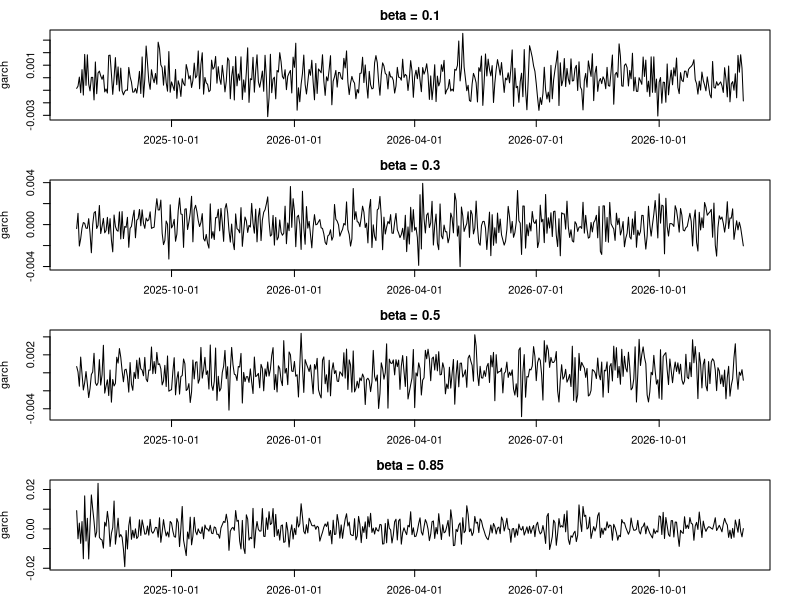
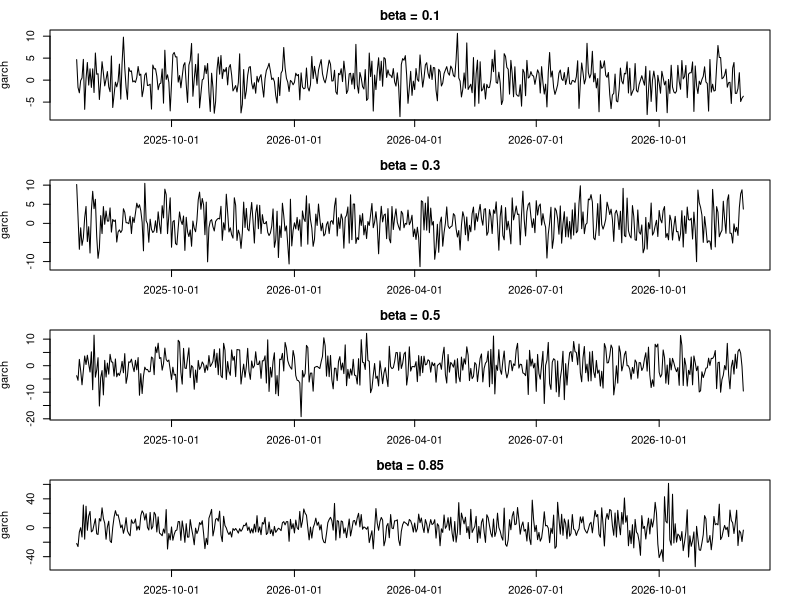
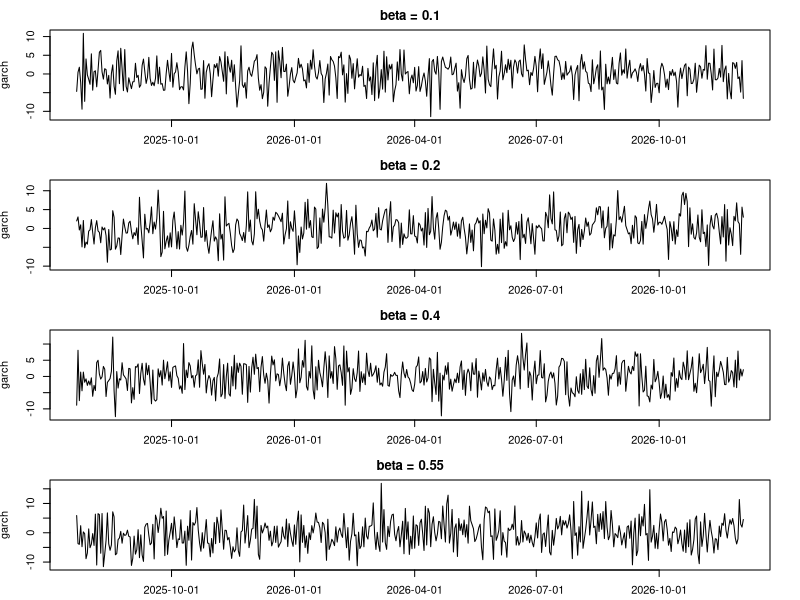
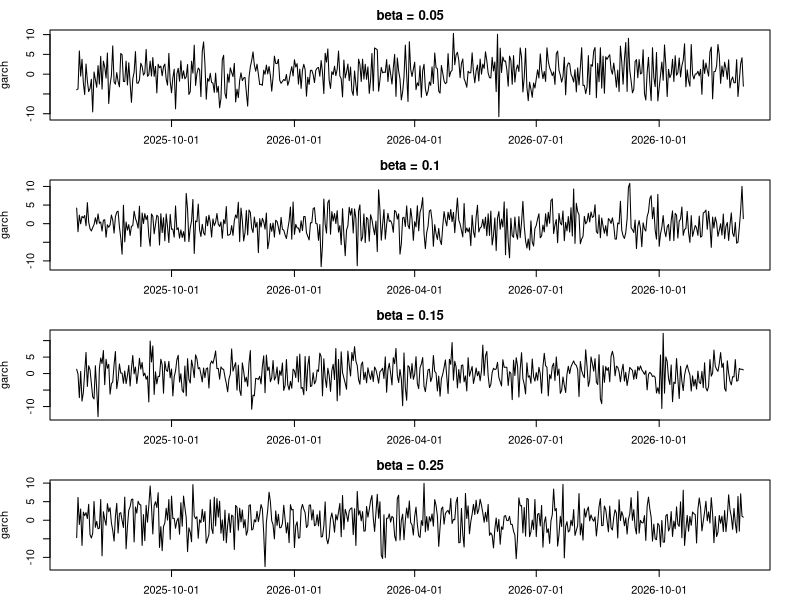
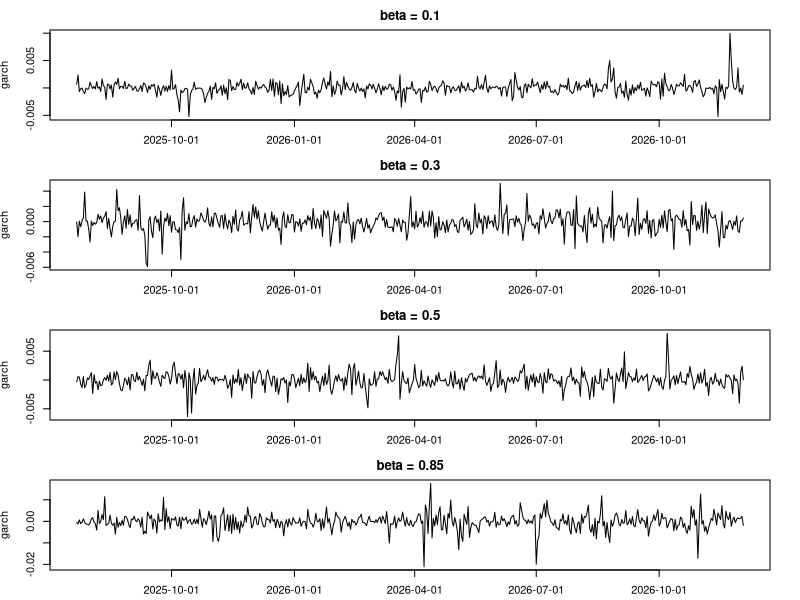
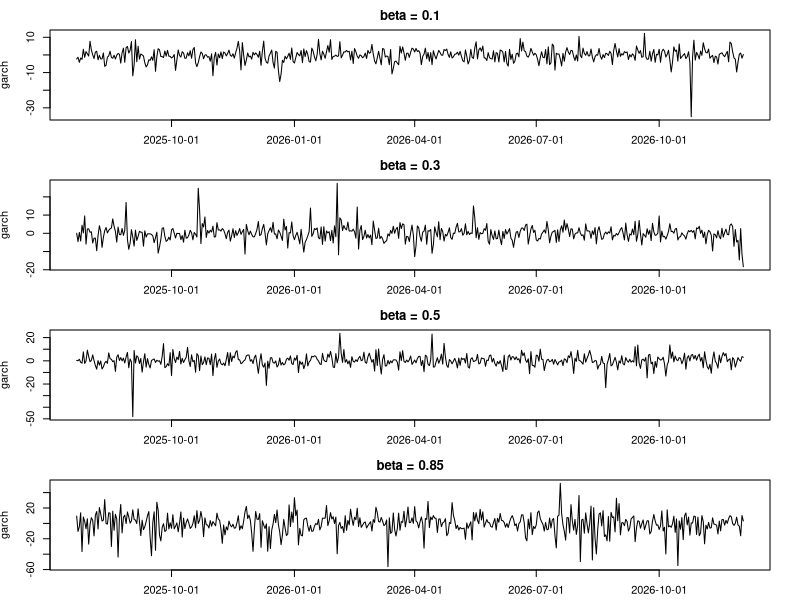
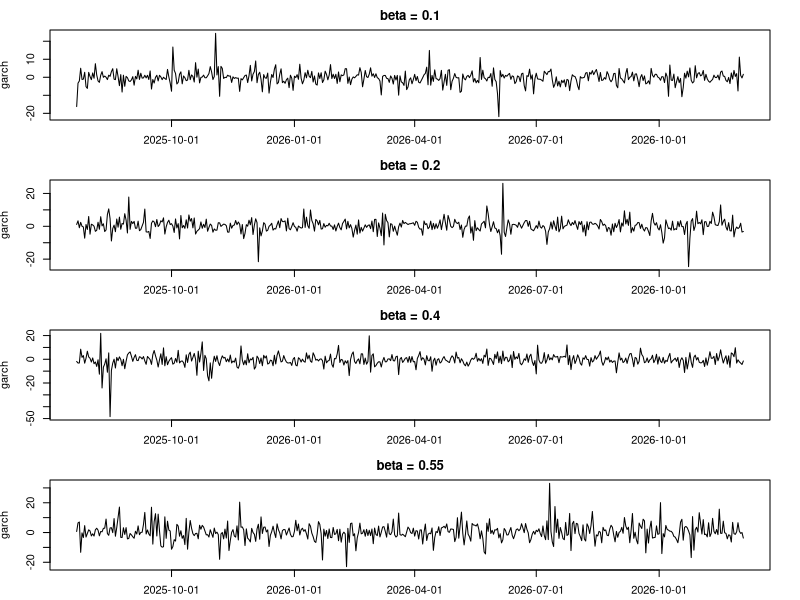
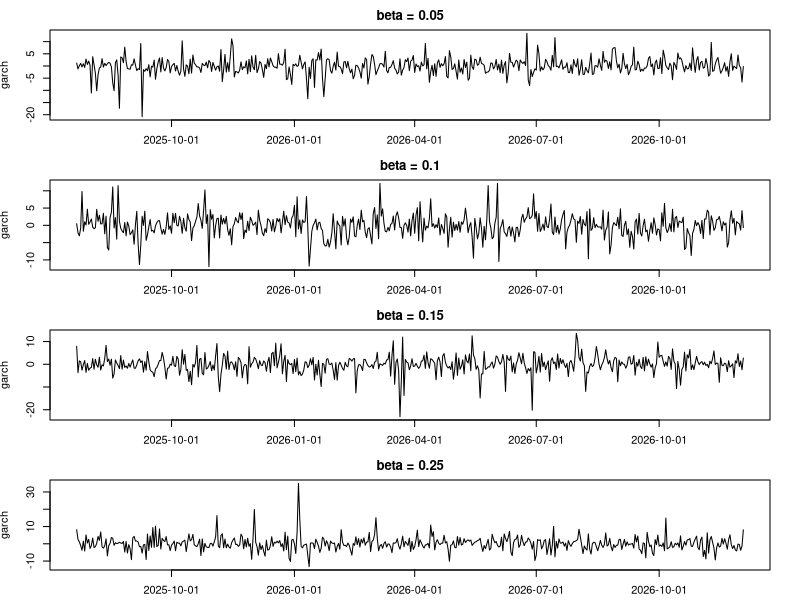

Generate these figures, in order, with R:
## ---- chunk 1
knitr::opts_chunk$set(echo = TRUE, comment = NA)
## ---- chunk 2
library(fGarch)
set.seed(0)
## ---- chunk 3
plot_garch <- function(omega, alpha, beta, cond){
  par(mfrow=c(4, 1), mai=c(0.3,0.5,0.3,0.3))
  for (b in beta){
    g_spec <- garchSpec(model=list(omega=omega, alpha=alpha, beta=b),
                        cond.dist=cond)
    data <- garchSim(spec=g_spec, n=500)
    plot(data, main=paste0("beta = ", b))
  }
}
## ---- chunk 4
# omega = 1e-6, alpha = 0.1
plot_garch(1e-6, 0.1, c(0.1, 0.3, 0.5, 0.85), cond="norm")
# omega = 10, alpha = 0.1
plot_garch(10, 0.1, c(0.1, 0.3, 0.5, 0.85), cond="norm")
# omega = 1e-6, alpha = 0.4
plot_garch(10, 0.1, c(0.1, 0.2, 0.4, 0.55), cond="norm")
# omega = 1e-6, alpha = 0.7
plot_garch(10, 0.1, c(0.05, 0.1, 0.15, 0.25), cond="norm")
# omega = 1e-6, alpha = 0.1
plot_garch(1e-6, 0.1, c(0.1, 0.3, 0.5, 0.85), cond="std")
# omega = 10, alpha = 0.1
plot_garch(10, 0.1, c(0.1, 0.3, 0.5, 0.85), cond="std")
# omega = 1e-6, alpha = 0.4
plot_garch(10, 0.1, c(0.1, 0.2, 0.4, 0.55), cond="std")
# omega = 1e-6, alpha = 0.7
plot_garch(10, 0.1, c(0.05, 0.1, 0.15, 0.25), cond="std")
## ---- chunk 5
ex14_dat <- read.table('ex_ch6_14.txt', header=T)
ex14 <- ex14_dat$value
fit_garch <- garchFit(formula = ~garch(1, 1), data=ex14, trace=F)
summary(fit_garch)
## ---- chunk 6
### change point detection
# autocovariance function
cov_calc <- function(dat, h) {
  n <- length(dat)
  xmean <- mean(dat)
  x1 <- dat[1:(n-h)] - xmean
  x2 <- dat[(h+1):n] - xmean
  return(sum(x1 * x2/n))
}

# long run variance
var_calc <- function(dat, max_h = 2^0.5*(log10(length(dat)))^2 ) {
  n <- length(dat)
  sd2_hat <- cov_calc(dat, 0)
  for(i in 1:max_h) {
    sd2_hat <- sd2_hat + 2*(1-i/n)*(cov_calc(dat, i)) # Bartlett kernel
  }
  return(sd2_hat)
}


CUSUM_calc <- function(dat) {
  ## return : maximum cusum test statistics and change point
  n <- length(dat)
  cusum <- abs((cumsum(dat) - (1:n)/n*sum(dat) ) / ( sqrt(n) * sqrt(var_calc(dat))))
  argmax <- which.max(cusum)
  if(max(cusum)>1.358) return(list("CUSUM_statistics" = max(cusum), "change_point"=argmax))
  else return(print("no change"))
}

CUSUM_calc(ex14)
